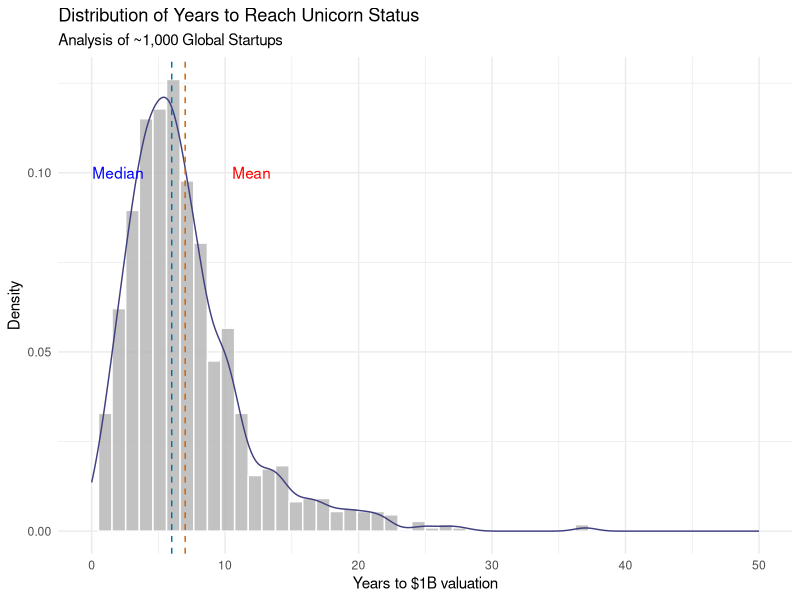
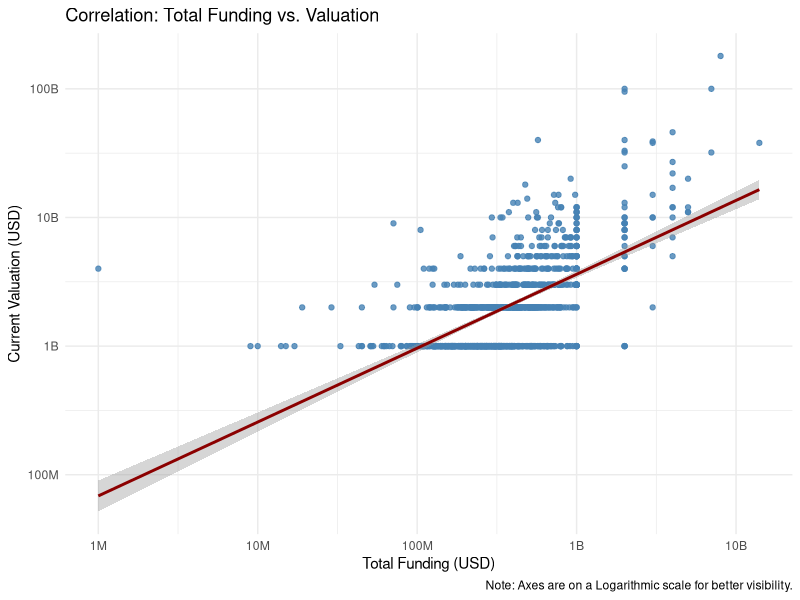
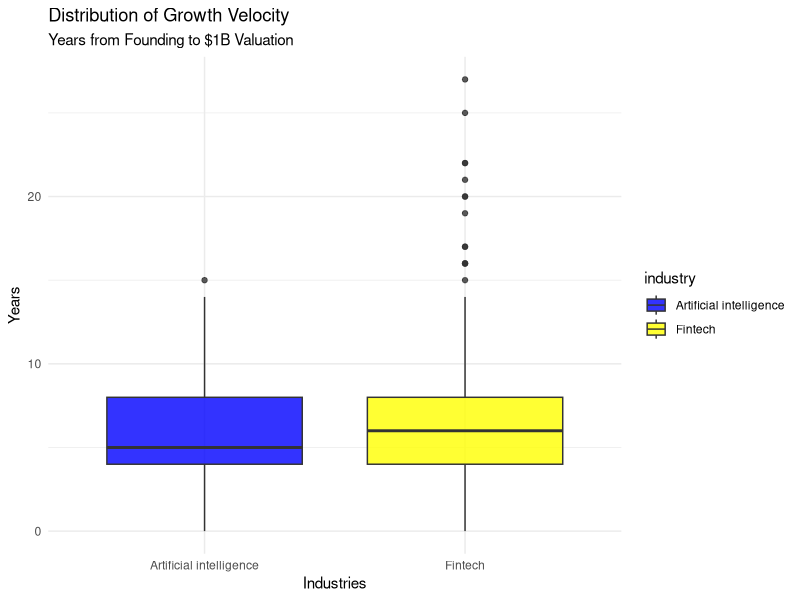
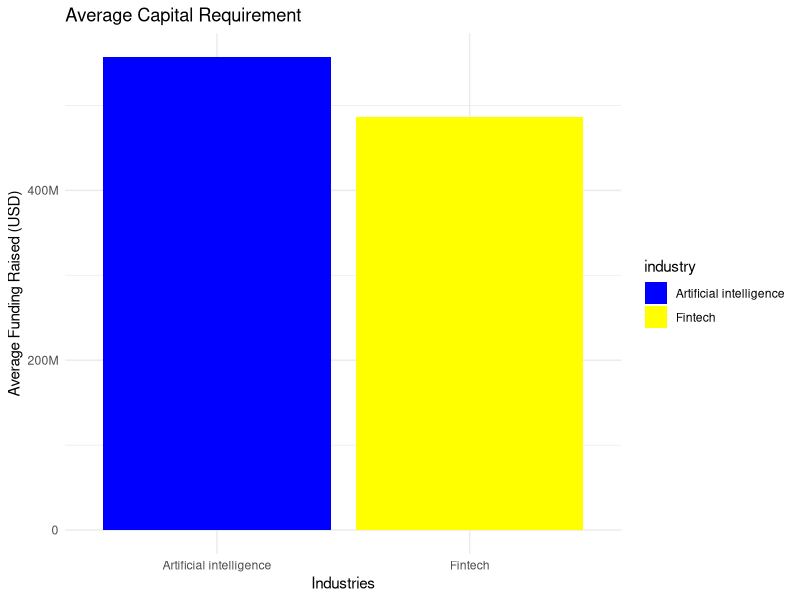

These charts were generated, in order, by the following R code:
## ---- chunk 1
library(tidyverse)
library(scales)
library(knitr)
## ---- chunk 2
setwd(r"(/home/himu/MyRStudioProjects/The Global Unicorn Landscape)")
## ---- chunk 3
data <- read_csv("dataset.csv")
## ---- chunk 4
glimpse(data)
## ---- chunk 5
data <- data |> 
    mutate(
        years_to_unicorn = year(date_joined) - year(year_founded)
    )
## ---- chunk 6
glimpse(data)
## ---- chunk 7
mean_val   <- mean(data$years_to_unicorn)
median_val <- median(data$years_to_unicorn)
## ---- chunk 8
print(mean_val)
print(median_val)
## ---- chunk 9
ggplot(data, aes(x = years_to_unicorn, y = after_stat(density))) +
  geom_histogram(
    fill = "grey70",
    colour = "white",
    bins = 50,
    alpha = 0.8
  ) +
  geom_density(
    colour = "#404080"
  ) +
  geom_vline(
    xintercept = mean_val,
    colour = "#D55E00",
    linetype = "dashed"
  ) +
  geom_vline(
    xintercept = median_val,
    colour = "#0072B2",
    linetype = "dashed"
  ) +
  annotate(
    "text",
    x = 12,
    y = 0.1,
    label = "Mean",
    colour = "red",
  ) +
  annotate(
    "text",
    x = 2,
    y = 0.1,
    label = "Median",
    colour = "blue"
  ) +
  labs(
    title = "Distribution of Years to Reach Unicorn Status",
    subtitle = "Analysis of ~1,000 Global Startups",
    x = "Years to $1B valuation",
    y = "Density"
  ) +
  theme_minimal() +
  xlim(0,50)
## ---- chunk 10
pearson_val <- cor(
  data$funding,
  data$valuation,
  use = "complete.obs",
  method = "pearson"
)
## ---- chunk 11
print(pearson_val)
## ---- chunk 12
ggplot(data, aes(x = funding, y = valuation)) +
  geom_point(
    alpha = 0.8,
    colour = "steelblue",
    na.rm = TRUE
  ) +
  geom_smooth(
    method = "lm",
    na.rm = TRUE,
    colour = "darkred"
  ) +
  scale_x_log10(
    labels = label_number(scale_cut = cut_short_scale())
  ) +
  scale_y_log10(
    labels = label_number(scale_cut = cut_short_scale())
  ) +
  labs(
    title = "Correlation: Total Funding vs. Valuation",
    x = "Total Funding (USD)",
    y = "Current Valuation (USD)",
    caption = "Note: Axes are on a Logarithmic scale for better visibility."
  ) +
  theme_minimal()
## ---- chunk 13
comparison_data <- data |> 
    filter(industry %in% c("Artificial intelligence", "Fintech"))
## ---- chunk 14
comparison_stats <- comparison_data |>
  group_by(industry) |>
  summarise(
    Company_Count = n(),
    Avg_Years_to_Unicorn = mean(years_to_unicorn, na.rm = TRUE),
    Median_Years_to_Unicorn = median(years_to_unicorn, na.rm = TRUE),
    Avg_Funding_USD = mean(funding, na.rm = TRUE),
    Median_Funding_USD = median(funding, na.rm = TRUE),
  )
## ---- chunk 15
kable(
    comparison_stats,
    caption = "Statistical Profile: AI vs. Fintech"
)
## ---- chunk 16
ggplot(comparison_data, aes(x = industry, y = years_to_unicorn, fill = industry)) +
  geom_boxplot(alpha = 0.8) +
  labs(title = "Distribution of Growth Velocity", 
       subtitle = "Years from Founding to $1B Valuation",
       y = "Years", x = "Industries") +
  theme_minimal() +
  scale_fill_manual(values = c("blue", "yellow"))
## ---- chunk 17
ggplot(comparison_stats,
       aes(x = industry, y = Avg_Funding_USD, fill = industry)) +
  geom_col() +
  scale_y_continuous(
    labels = label_number(scale_cut = cut_short_scale())
  ) +
  labs(
    title = "Average Capital Requirement",
    y = "Average Funding Raised (USD)",
    x = "Industries"
  ) +
  theme_minimal() +
  scale_fill_manual(values = c("blue", "yellow"))

